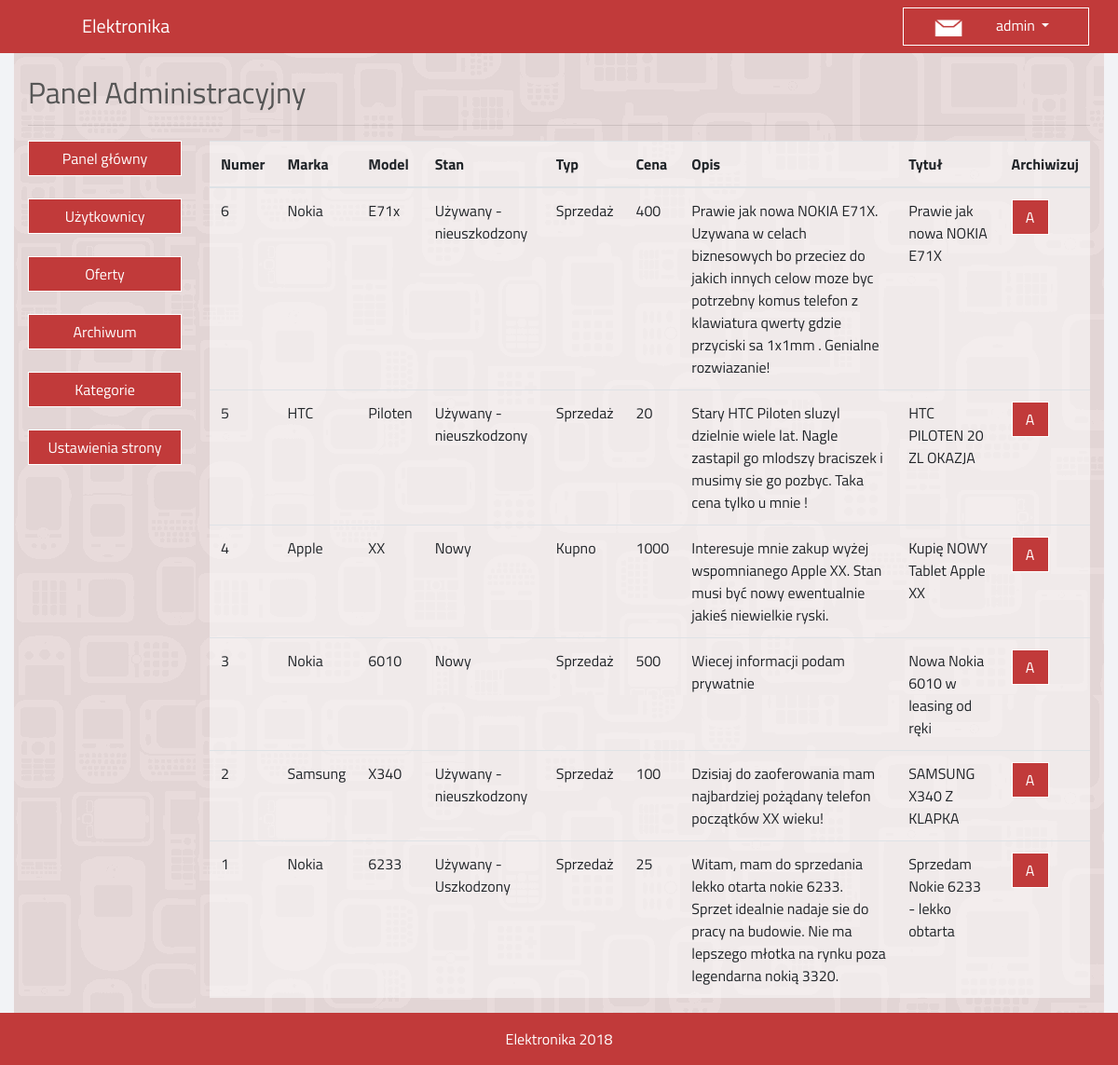
/src/Elektronika/admin/offers (signed in), run on the app's committed database.
### tables this page shows
CREATE TABLE `offer` (
  `id` int(11) NOT NULL,
  `category` int(11) NOT NULL,
  `maker` varchar(30) NOT NULL,
  `model` varchar(30) NOT NULL,
  `state` varchar(30) NOT NULL,
  `price` int(11) NOT NULL,
  `type2` int(11) NOT NULL,
  `title` varchar(80) NOT NULL,
  `description` varchar(1000) NOT NULL,
  `date_added` date NOT NULL,
  `user` int(11) NOT NULL,
  `name` varchar(30) NOT NULL,
  `premium` tinyint(1) NOT NULL,
  `type` int(11) DEFAULT NULL,
  `actual` int(11) NOT NULL DEFAULT '1',
  `city` varchar(100) NOT NULL
);

### src/Elektronika/controllers/admin.php (called while the page is built, shortened)
<?php
class Admin extends Controller {
	function __construct() {
		$this->view->onlyForAdmin();
	}
	function offers() {
		$this->view->offers = $this->model->offers();
		$this->view->render('admin/offers');
	}
}

### src/Elektronika/index.php (called while the page is built, shortened)
<?php
require 'libs/Controller.php';
require 'libs/Model.php';
require 'libs/Database.php';
$app = new Carshow();

### src/Elektronika/libs/Model.php (called while the page is built)
<?php
class Model {
	function __construct() {
		$this->db = new Database();
	}
}

### src/Elektronika/config/dbconfig.php (called while the page is built)
<?php
return [
	'host'=> '127.0.0.1',
    'user' => 'root',
    'password' => '',
    'database' => 'elektronika'
];

### src/Elektronika/libs/Database.php (called while the page is built, shortened)
<?php
class Database extends PDO{
	public function __construct(){
		$config = require_once 'config/dbconfig.php';
	}
}

### src/Elektronika/models/admin_model.php (called while the page is built, shortened)
<?php
class Admin_Model extends Model {
	public function offers(){
		 $offersQuery = $this->db->prepare('SELECT * FROM offer WHERE actual=1 ORDER BY id DESC;');
	     $offersQuery->execute();
	     $offers = $offersQuery->fetchAll();
	     return $offers;
	}
}

### src/Elektronika/libs/Controller.php (called while the page is built, shortened)
<?php
class Controller {
	public function loadModel($model){
		$path_model = __DIR__.'/../models/'.$model.'_model.php';
        $path_model_win = __DIR__.'\..\models\\'.$model.'_model.php';
		if(file_exists($path_model)){
			$this->model = new $modelName;
		}
		else if(file_exists($path_model_win)){
            require $path_model_win;
            $modelName = $model . '_Model';
            $this->model = new $modelName;
        }
	}
}

### src/Elektronika/views/admin/offers.php (the view, shortened to what this page needs)
<div class="container">
  	<div class="row row-margin">
   	 	<div class="col-md-12 userpanel-view-table" style="min-height:0;">
		    <br/>
		    <h2 class="title-clr">Panel Administracyjny</h2>
		    <hr/>
		</div>
		    <div class="col-md-2 userpanel-view-table" style="float: left; display: inline-block">
		    	  <a href="<?=URL?>admin/index" class="btn btn-nav-login" style="width:100%;">Panel główny</a> <br><br>
		     	  <a href="<?=URL?>admin/users" class="btn btn-nav-login" style="width:100%;">Użytkownicy</a> <br><br>
				  <a href="<?=URL?>admin/offers" class="btn btn-nav-login" style="width:100%">Oferty</a> <br><br>
				  <a href="<?=URL?>admin/archive" class="btn btn-nav-login" style="width:100%">Archiwum</a> <br><br>
				  <a href="<?=URL?>admin/category" class="btn btn-nav-login" style="width:100%">Kategorie</a> <br><br>
				  <a href="<?=URL?>admin/settings" class="btn btn-nav-login" style="width:100%">Ustawienia strony</a>
			</div>
			<div class="col-md-10 userpanel-view-table"  style="display: inline-block">
				<table class="table table-hover table-responsive" style="background-color: rgba(255,255,255,0.5); width: 100%">
				  <thead>
				    <tr>
				      <th scope="col">Numer</th>
				      <th scope="col">Marka</th>
				      <th scope="col">Model</th>
				      <th scope="col">Stan</th>
				      <th scope="col">Typ</th>
				      <th scope="col">Cena</th>
				      <th scope="col">Opis</th>
				      <th scope="col">Tytuł</th>
				      <th scope="col">Archiwizuj</th>
				    </tr>
				  </thead>
				  <tbody>
				    <?php
				    	for($i=0; $i < count($this->offers); $i++){
					    	 $style = "";
					    	 if($this->offers[$i]['state'] == 1)
					    	 	$state = "Nowy";
					    	 if($this->offers[$i]['state'] == 2)
					    	 	$state = "Używany - nieuszkodzony";
					    	 if($this->offers[$i]['state'] == 3)
					    	 	$state = "Używany - Uszkodzony";
					    	 if($this->offers[$i]['type'] == 1)
					    	 	$type = "Sprzedaż";
					    	 else
					    	 	$type = "Kupno";
						      echo   "<tr style=\"".$style."\">
						      			  <td>". $this->offers[$i]['id'] ."</td>
									      <td>". $this->offers[$i]['maker'] ."</td>
									      <td>". $this->offers[$i]['model'] ."</td>
									      <td>". $state ."</td>
									      <td>". $type ."</td>
									      <td>". $this->offers[$i]['price'] ."</td>
									      <td>". $this->offers[$i]['description'] ."</td>
									      <td>". $this->offers[$i]['title'] ."</td>
									     <td>".'<a href="'.URL.'admin/closeOffer/'.$this->offers[$i]['id'].'" class="btn btn-nav-login" style="width:40px;">A</a></td>'."
								      </tr>";
						 }
				  ?>
				  </tbody>
				</table>
		     </div>
		 </div>
	</div>
</div>

### src/Elektronika/public/css/carshow.css (style rules this page uses)
body { font-family: 'Titillium Web', sans-serif; background-color: #f2f3f6; padding-top: 54px; }
@media (min-width: 992px) { body { padding-top: 56px; } }
.title-clr { color: #565656; }
.btn-nav-login { color: #fff; background-color: #c13a3a; border-color: #fff; border-radius: 0px; }
.row-margin { margin-left: 0px; margin-right: 0px; }
.userpanel-view-table { background-color: #e2d5d5; padding-top: 0; min-height: 40vh; background-image: url('../images/bck.png'); }

### data on the page
offer: id "6", maker "Nokia", model "E71x", state "Używany - nieuszkodzony", type "Sprzedaż", price "400", description "Prawie jak nowa NOKIA E71X. Uzywana w celach biznesowych bo przeciez do jakich innych celow moze byc potrzebny komus telefon z klawiatura qwerty gdzie przyciski sa 1x1mm . Genialne rozwiazanie!", title "Prawie jak nowa NOKIA E71X"
offer: id "5", maker "HTC", model "Piloten", state "Używany - nieuszkodzony", type "Sprzedaż", price "20", description "Stary HTC Piloten sluzyl dzielnie wiele lat. Nagle zastapil go mlodszy braciszek i musimy sie go pozbyc. Taka cena tylko u mnie !", title "HTC PILOTEN 20 ZL OKAZJA"
offer: id "4", maker "Apple", model "XX", state "Nowy", type "Kupno", price "1000", description "Interesuje mnie zakup wyżej wspomnianego Apple XX. Stan musi być nowy ewentualnie jakieś niewielkie ryski.", title "Kupię NOWY Tablet Apple XX"
offer: id "3", maker "Nokia", model "6010", state "Nowy", type "Sprzedaż", price "500", description "Wiecej informacji podam prywatnie", title "Nowa Nokia 6010 w leasing od ręki"
offer: id "2", maker "Samsung", model "X340", state "Używany - nieuszkodzony", type "Sprzedaż", price "100", description "Dzisiaj do zaoferowania mam najbardziej pożądany telefon początków XX wieku!", title "SAMSUNG X340 Z KLAPKA"
offer: id "1", maker "Nokia", model "6233", state "Używany - Uszkodzony", type "Sprzedaż", price "25", description "Witam, mam do sprzedania lekko otarta nokie 6233. Sprzet idealnie nadaje sie do pracy na budowie. Nie ma lepszego młotka na rynku poza legendarna nokią 3320.", title "Sprzedam Nokie 6233 - lekko obtarta"

### other printed values
Header "Elektronika"
$login "admin"
Footer "Elektronika 2018"
